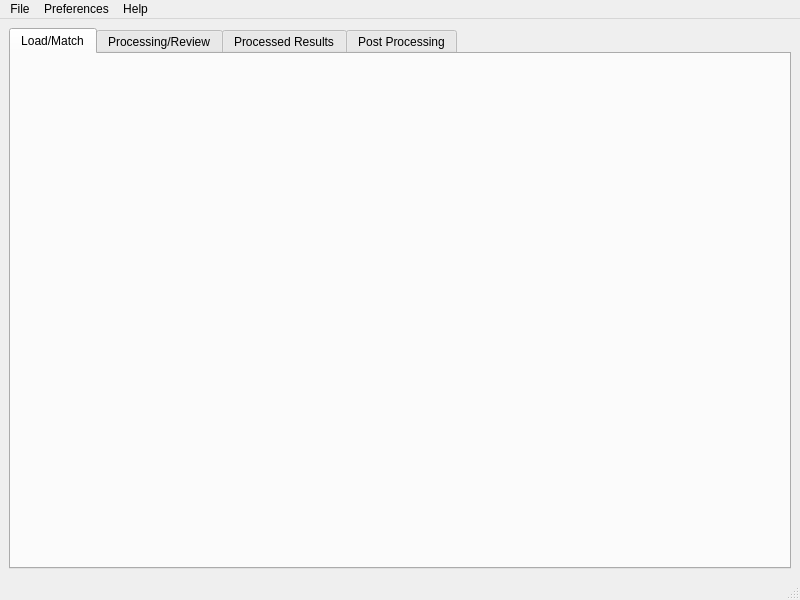
<?xml version="1.0" encoding="UTF-8"?>
<ui version="4.0">
 <class>MainWindow</class>
 <widget class="QMainWindow" name="MainWindow">
  <property name="geometry">
   <rect>
    <x>0</x>
    <y>0</y>
    <width>800</width>
    <height>600</height>
   </rect>
  </property>
  <property name="windowTitle">
   <string>SFG-App</string>
  </property>
  <widget class="QWidget" name="centralwidget">
   <layout class="QVBoxLayout" name="verticalLayout">
    <item>
     <widget class="QTabWidget" name="mainTabWidget">
      <property name="currentIndex">
       <number>0</number>
      </property>
      <widget class="QWidget" name="loadmatchTab">
       <attribute name="title">
        <string>Load/Match</string>
       </attribute>
       <layout class="QHBoxLayout" name="horizontalLayout">
        <item>
         <widget class="QWidget" name="loadmatchTabcontent" native="true"/>
        </item>
       </layout>
      </widget>
      <widget class="QWidget" name="processingTab">
       <attribute name="title">
        <string>Processing/Review</string>
       </attribute>
       <layout class="QHBoxLayout" name="horizontalLayout_2">
        <item>
         <widget class="QWidget" name="widget" native="true"/>
        </item>
       </layout>
      </widget>
      <widget class="QWidget" name="processedResultsTab">
       <attribute name="title">
        <string>Processed Results</string>
       </attribute>
       <layout class="QHBoxLayout" name="horizontalLayout_3">
        <item>
         <widget class="QWidget" name="widget_2" native="true"/>
        </item>
       </layout>
      </widget>
      <widget class="QWidget" name="postProcessingTab">
       <attribute name="title">
        <string>Post Processing</string>
       </attribute>
       <layout class="QHBoxLayout" name="horizontalLayout_4">
        <item>
         <widget class="QWidget" name="widget_3" native="true"/>
        </item>
       </layout>
      </widget>
     </widget>
    </item>
   </layout>
  </widget>
  <widget class="QMenuBar" name="menubar">
   <property name="geometry">
    <rect>
     <x>0</x>
     <y>0</y>
     <width>800</width>
     <height>21</height>
    </rect>
   </property>
   <widget class="QMenu" name="menuFile">
    <property name="title">
     <string>File</string>
    </property>
    <addaction name="actionLoad_file_s"/>
    <addaction name="actionLoad_files_from_folder"/>
    <addaction name="actionIgnore_selected_files"/>
   </widget>
   <widget class="QMenu" name="menuPreferences">
    <property name="title">
     <string>Preferences</string>
    </property>
    <addaction name="actionSet_metadata_patterns"/>
    <addaction name="actionUse_metadata_patterns"/>
    <addaction name="separator"/>
    <addaction name="actionSet_auto_matching_parameters"/>
    <addaction name="actionSet_color_coding"/>
    <addaction name="separator"/>
    <addaction name="actionSet_plotting_settings"/>
   </widget>
   <widget class="QMenu" name="menuHelp">
    <property name="title">
     <string>Help</string>
    </property>
    <addaction name="actionAbout"/>
    <addaction name="actionDocs_tutorials"/>
   </widget>
   <addaction name="menuFile"/>
   <addaction name="menuPreferences"/>
   <addaction name="menuHelp"/>
  </widget>
  <widget class="QStatusBar" name="statusbar"/>
  <action name="actionLoad_file_s">
   <property name="text">
    <string>Load file(s)</string>
   </property>
  </action>
  <action name="actionLoad_files_from_folder">
   <property name="text">
    <string>Load files from folder</string>
   </property>
  </action>
  <action name="actionUse_metadata_patterns">
   <property name="checkable">
    <bool>true</bool>
   </property>
   <property name="text">
    <string>Use metadata patterns</string>
   </property>
  </action>
  <action name="actionSet_metadata_patterns">
   <property name="text">
    <string>Metadata patterns parameters</string>
   </property>
  </action>
  <action name="actionAbout">
   <property name="text">
    <string>About</string>
   </property>
  </action>
  <action name="actionDocs_tutorials">
   <property name="text">
    <string>Docs &amp;&amp; tutorials</string>
   </property>
  </action>
  <action name="actionIgnore_selected_files">
   <property name="text">
    <string>Ignore selected files</string>
   </property>
  </action>
  <action name="actionSet_auto_matching_parameters">
   <property name="text">
    <string>Auto-matching parameters</string>
   </property>
  </action>
  <action name="actionSet_plotting_settings">
   <property name="text">
    <string>Plotting settings</string>
   </property>
  </action>
  <action name="actionSet_color_coding">
   <property name="text">
    <string>Filename color-coding</string>
   </property>
  </action>
 </widget>
 <resources/>
 <connections/>
</ui>
